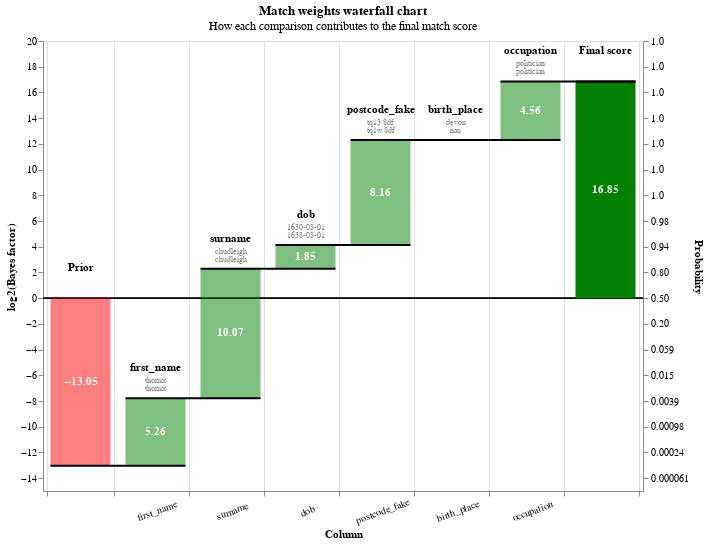

Notebook code for this chart:
### Markdown cell above
You can also view rows in this dataset as a waterfall chart as follows:

### Code cell
from splink.charts import waterfall_chart
records_to_plot = df_e.head(50).to_dict(orient="records")
linker.waterfall_chart(records_to_plot, filter_nulls=False)

### Figure 1 — Vega-Lite specification as saved in the notebook (floating-point values rounded to 4 significant figures)
{"$schema": "https://vega.github.io/schema/vega-lite/v5.2.0.json", "config": {"view": {"continuousHeight": 300, "continuousWidth": 400}}, "data": {"values": [{"bar_sort_order": 0, "bayes_factor": 0.0001183, "bayes_factor_description": null, "column_name": "Prior", "comparison_vector_value": null, "label_for_charts": "Starting match weight (prior)", "log2_bayes_factor": -13.05, "m_probability": null, "record_number": 0, "sql_condition": null, "term_frequency_adjustment": null, "u_probability": null, "value_l": "", "value_r": ""}, {"bar_sort_order": 1, "bayes_factor": 38.37, "bayes_factor_description": "If comparison level is `exact match` then comparison is 38.37 times more likely to be a match", "column_name": "first_name", "comparison_vector_value": 2, "label_for_charts": "Exact match", "log2_bayes_factor": 5.262, "m_probability": 0.5546, "record_number": 0, "sql_condition": "\"first_name_l\" = \"first_name_r\"", "term_frequency_adjustment": false, "u_probability": 0.01445, "value_l": "thomas", "value_r": "thomas"}, {"bar_sort_order": 2, "bayes_factor": 1075.0, "bayes_factor_description": "If comparison level is `exact match` then comparison is 1,074.80 times more likely to be a match", "column_name": "surname", "comparison_vector_value": 2, "label_for_charts": "Exact match", "log2_bayes_factor": 10.07, "m_probability": 0.7856, "record_number": 0, "sql_condition": "\"surname_l\" = \"surname_r\"", "term_frequency_adjustment": false, "u_probability": 0.0007309, "value_l": "chudleigh", "value_r": "chudleigh"}, {"bar_sort_order": 3, "bayes_factor": 3.608, "bayes_factor_description": "If comparison level is `levenstein <= 2` then comparison is 3.61 times more likely to be a match", "column_name": "dob", "comparison_vector_value": 1, "label_for_charts": "Levenstein <= 2", "log2_bayes_factor": 1.851, "m_probability": 0.375, "record_number": 0, "sql_condition": "levenshtein(\"dob_l\", \"dob_r\") <= 2", "term_frequency_adjustment": false, "u_probability": 0.1039, "value_l": "1630-08-01", "value_r": "1638-08-01"}, {"bar_sort_order": 4, "bayes_factor": 285.4, "bayes_factor_description": "If comparison level is `levenstein <= 2` then comparison is 285.37 times more likely to be a match", "column_name": "postcode_fake", "comparison_vector_value": 1, "label_for_charts": "Levenstein <= 2", "log2_bayes_factor": 8.157, "m_probability": 0.1428, "record_number": 0, "sql_condition": "levenshtein(\"postcode_fake_l\", \"postcode_fake_r\") <= 2", "term_frequency_adjustment": false, "u_probability": 0.0005005, "value_l": "tq13 8df", "value_r": "tq1w 8df"}, {"bar_sort_order": 5, "bayes_factor": 1, "bayes_factor_description": "If comparison level is `null` then comparison is 1.00 times more likely to be a match", "column_name": "birth_place", "comparison_vector_value": -1, "label_for_charts": "Null", "log2_bayes_factor": 0, "m_probability": null, "record_number": 0, "sql_condition": "\"birth_place_l\" IS NULL OR \"birth_place_r\" IS NULL", "term_frequency_adjustment": false, "u_probability": null, "value_l": "devon", "value_r": "nan"}, {"bar_sort_order": 6, "bayes_factor": 23.56, "bayes_factor_description": "If comparison level is `exact match` then comparison is 23.56 times more likely to be a match", "column_name": "occupation", "comparison_vector_value": 1, "label_for_charts": "Exact match", "log2_bayes_factor": 4.558, "m_probability": 0.9011, "record_number": 0, "sql_condition": "\"occupation_l\" = \"occupation_r\"", "term_frequency_adjustment": false, "u_probability": 0.03825, "value_l": "politician", "value_r": "politician"}, {"bar_sort_order": 7, "bayes_factor": 118400.0, "bayes_factor_description": null, "column_name": "Final score", "comparison_vector_value": null, "label_for_charts": "Final score", "log2_bayes_factor": 16.85, "m_probability": null, "record_number": 0, "sql_condition": null, "term_frequency_adjustment": null, "u_probability": null, "value_l": "", "value_r": ""}, {"bar_sort_order": 0, "bayes_factor": 0.0001183, "bayes_factor_description": null, "column_name": "Prior", "comparison_vector_value": null, "label_for_charts": "Starting match weight (prior)", "log2_bayes_factor": -13.05, "m_probability": null, "record_number": 1, "sql_condition": null, "term_frequency_adjustment": null, "u_probability": null, "value_l": "", "value_r": ""}, {"bar_sort_order": 1, "bayes_factor": 38.37, "bayes_factor_description": "If comparison level is `exact match` then comparison is 38.37 times more likely to be a match", "column_name": "first_name", "comparison_vector_value": 2, "label_for_charts": "Exact match", "log2_bayes_factor": 5.262, "m_probability": 0.5546, "record_number": 1, "sql_condition": "\"first_name_l\" = \"first_name_r\"", "term_frequency_adjustment": false, "u_probability": 0.01445, "value_l": "thomas", "value_r": "thomas"}, {"bar_sort_order": 2, "bayes_factor": 1075.0, "bayes_factor_description": "If comparison level is `exact match` then comparison is 1,074.80 times more likely to be a match", "column_name": "surname", "comparison_vector_value": 2, "label_for_charts": "Exact match", "log2_bayes_factor": 10.07, "m_probability": 0.7856, "record_number": 1, "sql_condition": "\"surname_l\" = \"surname_r\"", "term_frequency_adjustment": false, "u_probability": 0.0007309, "value_l": "chudleigh", "value_r": "chudleigh"}, {"bar_sort_order": 3, "bayes_factor": 1, "bayes_factor_description": "If comparison level is `null` then comparison is 1.00 times more likely to be a match", "column_name": "dob", "comparison_vector_value": -1, "label_for_charts": "Null", "log2_bayes_factor": 0, "m_probability": null, "record_number": 1, "sql_condition": "\"dob_l\" IS NULL OR \"dob_r\" IS NULL", "term_frequency_adjustment": false, "u_probability": null, "value_l": "nan", "value_r": "1638-08-01"}, {"bar_sort_order": 4, "bayes_factor": 0.1684, "bayes_factor_description": "If comparison level is `all other comparisons` then comparison is  5.94 times less likely to be a match", "column_name": "postcode_fake", "comparison_vector_value": 0, "label_for_charts": "All other comparisons", "log2_bayes_factor": -2.57, "m_probability": 0.1683, "record_number": 1, "sql_condition": "ELSE", "term_frequency_adjustment": false, "u_probability": 0.9994, "value_l": "tq13 8jr", "value_r": "tq1w 8df"}, {"bar_sort_order": 5, "bayes_factor": 1, "bayes_factor_description": "If comparison level is `null` then comparison is 1.00 times more likely to be a match", "column_name": "birth_place", "comparison_vector_value": -1, "label_for_charts": "Null", "log2_bayes_factor": 0, "m_probability": null, "record_number": 1, "sql_condition": "\"birth_place_l\" IS NULL OR \"birth_place_r\" IS NULL", "term_frequency_adjustment": false, "u_probability": null, "value_l": "devon", "value_r": "nan"}, {"bar_sort_order": 6, "bayes_factor": 23.56, "bayes_factor_description": "If comparison level is `exact match` then comparison is 23.56 times more likely to be a match", "column_name": "occupation", "comparison_vector_value": 1, "label_for_charts": "Exact match", "log2_bayes_factor": 4.558, "m_probability": 0.9011, "record_number": 1, "sql_condition": "\"occupation_l\" = \"occupation_r\"", "term_frequency_adjustment": false, "u_probability": 0.03825, "value_l": "politician", "value_r": "politician"}, {"bar_sort_order": 7, "bayes_factor": 19.36, "bayes_factor_description": null, "column_name": "Final score", "comparison_vector_value": null, "label_for_charts": "Final score", "log2_bayes_factor": 4.275, "m_probability": null, "record_number": 1, "sql_condition": null, "term_frequency_adjustment": null, "u_probability": null, "value_l": "", "value_r": ""}, {"bar_sort_order": 0, "bayes_factor": 0.0001183, "bayes_factor_description": null, "column_name": "Prior", "comparison_vector_value": null, "label_for_charts": "Starting match weight (prior)", "log2_bayes_factor": -13.05, "m_probability": null, "record_number": 2, "sql_condition": null, "term_frequency_adjustment": null, "u_probability": null, "value_l": "", "value_r": ""}, {"bar_sort_order": 1, "bayes_factor": 38.37, "bayes_factor_description": "If comparison level is `exact match` then comparison is 38.37 times more likely to be a match", "column_name": "first_name", "comparison_vector_value": 2, "label_for_charts": "Exact match", "log2_bayes_factor": 5.262, "m_probability": 0.5546, "record_number": 2, "sql_condition": "\"first_name_l\" = \"first_name_r\"", "term_frequency_adjustment": false, "u_probability": 0.01445, "value_l": "frank", "value_r": "frank"}, {"bar_sort_order": 2, "bayes_factor": 1075.0, "bayes_factor_description": "If comparison level is `exact match` then comparison is 1,074.80 times more likely to be a match", "column_name": "surname", "comparison_vector_value": 2, "label_for_charts": "Exact match", "log2_bayes_factor": 10.07, "m_probability": 0.7856, "record_number": 2, "sql_condition": "\"surname_l\" = \"surname_r\"", "term_frequency_adjustment": false, "u_probability": 0.0007309, "value_l": "brightman", "value_r": "brightman"}, {"bar_sort_order": 3, "bayes_factor": 270.6, "bayes_factor_description": "If comparison level is `exact match` then comparison is 270.63 times more likely to be a match", "column_name": "dob", "comparison_vector_value": 2, "label_for_charts": "Exact match", "log2_bayes_factor": 8.08, "m_probability": 0.6213, "record_number": 2, "sql_condition": "\"dob_l\" = \"dob_r\"", "term_frequency_adjustment": false, "u_probability": 0.002296, "value_l": "1856-06-18", "value_r": "1856-06-18"}, {"bar_sort_order": 4, "bayes_factor": 5329.0, "bayes_factor_description": "If comparison level is `exact match` then comparison is 5,328.62 times more likely to be a match", "column_name": "postcode_fake", "comparison_vector_value": 2, "label_for_charts": "Exact match", "log2_bayes_factor": 12.38, "m_probability": 0.6889, "record_number": 2, "sql_condition": "\"postcode_fake_l\" = \"postcode_fake_r\"", "term_frequency_adjustment": false, "u_probability": 0.0001293, "value_l": "bs2 0el", "value_r": "bs2 0el"}, {"bar_sort_order": 5, "bayes_factor": 0.156, "bayes_factor_description": "If comparison level is `all other comparisons` then comparison is  6.41 times less likely to be a match", "column_name": "birth_place", "comparison_vector_value": 0, "label_for_charts": "All other comparisons", "log2_bayes_factor": -2.68, "m_probability": 0.1553, "record_number": 2, "sql_condition": "ELSE", "term_frequency_adjustment": false, "u_probability": 0.9952, "value_l": "bristol", "value_r": "bristol, city of"}, {"bar_sort_order": 6, "bayes_factor": 23.56, "bayes_factor_description": "If comparison level is `exact match` then comparison is 23.56 times more likely to be a match", "column_name": "occupation", "comparison_vector_value": 1, "label_for_charts": "Exact match", "log2_bayes_factor": 4.558, "m_probability": 0.9011, "record_number": 2, "sql_condition": "\"occupation_l\" = \"occupation_r\"", "term_frequency_adjustment": false, "u_probability": 0.03825, "value_l": "liturgist", "value_r": "liturgist"}, {"bar_sort_order": 7, "bayes_factor": 25870000.0, "bayes_factor_description": null, "column_name": "Final score", "comparison_vector_value": null, "label_for_charts": "Final score", "log2_bayes_factor": 24.62, "m_probability": null, "record_number": 2, "sql_condition": null, "term_frequency_adjustment": null, "u_probability": null, "value_l": "", "value_r": ""}, {"bar_sort_order": 0, "bayes_factor": 0.0001183, "bayes_factor_description": null, "column_name": "Prior", "comparison_vector_value": null, "label_for_charts": "Starting match weight (prior)", "log2_bayes_factor": -13.05, "m_probability": null, "record_number": 3, "sql_condition": null, "term_frequency_adjustment": null, "u_probability": null, "value_l": "", "value_r": ""}, {"bar_sort_order": 1, "bayes_factor": 38.37, "bayes_factor_description": "If comparison level is `exact match` then comparison is 38.37 times more likely to be a match", "column_name": "first_name", "comparison_vector_value": 2, "label_for_charts": "Exact match", "log2_bayes_factor": 5.262, "m_probability": 0.5546, "record_number": 3, "sql_condition": "\"first_name_l\" = \"first_name_r\"", "term_frequency_adjustment": false, "u_probability": 0.01445, "value_l": "frank", "value_r": "frank"}, {"bar_sort_order": 2, "bayes_factor": 1075.0, "bayes_factor_description": "If comparison level is `exact match` then comparison is 1,074.80 times more likely to be a match", "column_name": "surname", "comparison_vector_value": 2, "label_for_charts": "Exact match", "log2_bayes_factor": 10.07, "m_probability": 0.7856, "record_number": 3, "sql_condition": "\"surname_l\" = \"surname_r\"", "term_frequency_adjustment": false, "u_probability": 0.0007309, "value_l": "brightman", "value_r": "brightman"}, {"bar_sort_order": 3, "bayes_factor": 270.6, "bayes_factor_description": "If comparison level is `exact match` then comparison is 270.63 times more likely to be a match", "column_name": "dob", "comparison_vector_value": 2, "label_for_charts": "Exact match", "log2_bayes_factor": 8.08, "m_probability": 0.6213, "record_number": 3, "sql_condition": "\"dob_l\" = \"dob_r\"", "term_frequency_adjustment": false, "u_probability": 0.002296, "value_l": "1856-06-18", "value_r": "1856-06-18"}, {"bar_sort_order": 4, "bayes_factor": 5329.0, "bayes_factor_description": "If comparison level is `exact match` then comparison is 5,328.62 times more likely to be a match", "column_name": "postcode_fake", "comparison_vector_value": 2, "label_for_charts": "Exact match", "log2_bayes_factor": 12.38, "m_probability": 0.6889, "record_number": 3, "sql_condition": "\"postcode_fake_l\" = \"postcode_fake_r\"", "term_frequency_adjustment": false, "u_probability": 0.0001293, "value_l": "bs2 0el", "value_r": "bs2 0el"}, {"bar_sort_order": 5, "bayes_factor": 0.156, "bayes_factor_description": "If comparison level is `all other comparisons` then comparison is  6.41 times less likely to be a match", "column_name": "birth_place", "comparison_vector_value": 0, "label_for_charts": "All other comparisons", "log2_bayes_factor": -2.68, "m_probability": 0.1553, "record_number": 3, "sql_condition": "ELSE", "term_frequency_adjustment": false, "u_probability": 0.9952, "value_l": "bristol", "value_r": "bristol, city of"}, {"bar_sort_order": 6, "bayes_factor": 23.56, "bayes_factor_description": "If comparison level is `exact match` then comparison is 23.56 times more likely to be a match", "column_name": "occupation", "comparison_vector_value": 1, "label_for_charts": "Exact match", "log2_bayes_factor": 4.558, "m_probability": 0.9011, "record_number": 3, "sql_condition": "\"occupation_l\" = \"occupation_r\"", "term_frequency_adjustment": false, "u_probability": 0.03825, "value_l": "liturgist", "value_r": "liturgist"}, {"bar_sort_order": 7, "bayes_factor": 25870000.0, "bayes_factor_description": null, "column_name": "Final score", "comparison_vector_value": null, "label_for_charts": "Final score", "log2_bayes_factor": 24.62, "m_probability": null, "record_number": 3, "sql_condition": null, "term_frequency_adjustment": null, "u_probability": null, "value_l": "", "value_r": ""}, {"bar_sort_order": 0, "bayes_factor": 0.0001183, "bayes_factor_description": null, "column_name": "Prior", "comparison_vector_value": null, "label_for_charts": "Starting match weight (prior)", "log2_bayes_factor": -13.05, "m_probability": null, "record_number": 4, "sql_condition": null, "term_frequency_adjustment": null, "u_probability": null, "value_l": "", "value_r": ""}, {"bar_sort_order": 1, "bayes_factor": 38.37, "bayes_factor_description": "If comparison level is `exact match` then comparison is 38.37 times more likely to be a match", "column_name": "first_name", "comparison_vector_value": 2, "label_for_charts": "Exact match", "log2_bayes_factor": 5.262, "m_probability": 0.5546, "record_number": 4, "sql_condition": "\"first_name_l\" = \"first_name_r\"", "term_frequency_adjustment": false, "u_probability": 0.01445, "value_l": "francis", "value_r": "francis"}, {"bar_sort_order": 2, "bayes_factor": 1075.0, "bayes_factor_description": "If comparison level is `exact match` then comparison is 1,074.80 times more likely to be a match", "column_name": "surname", "comparison_vector_value": 2, "label_for_charts": "Exact match", "log2_bayes_factor": 10.07, "m_probability": 0.7856, "record_number": 4, "sql_condition": "\"surname_l\" = \"surname_r\"", "term_frequency_adjustment": false, "u_probability": 0.0007309, "value_l": "brightman", "value_r": "brightman"}, {"bar_sort_order": 3, "bayes_factor": 3.608, "bayes_factor_description": "If comparison level is `levenstein <= 2` then comparison is 3.61 times more likely to be a match", "column_name": "dob", "comparison_vector_value": 1, "label_for_charts": "Levenstein <= 2", "log2_bayes_factor": 1.851, "m_probability": 0.375, "record_number": 4, "sql_condition": "levenshtein(\"dob_l\", \"dob_r\") <= 2", "term_frequency_adjustment": false, "u_probability": 0.1039, "value_l": "1856-06-18", "value_r": "1856-86-18"}, {"bar_sort_order": 4, "bayes_factor": 0.1684, "bayes_factor_description": "If comparison level is `all other comparisons` then comparison is  5.94 times less likely to be a match", "column_name": "postcode_fake", "comparison_vector_value": 0, "label_for_charts": "All other comparisons", "log2_bayes_factor": -2.57, "m_probability": 0.1683, "record_number": 4, "sql_condition": "ELSE", "term_frequency_adjustment": false, "u_probability": 0.9994, "value_l": "bs2 0el", "value_r": "cf83 4jg"}, {"bar_sort_order": 5, "bayes_factor": 1, "bayes_factor_description": "If comparison level is `null` then comparison is 1.00 times more likely to be a match", "column_name": "birth_place", "comparison_vector_value": -1, "label_for_charts": "Null", "log2_bayes_factor": 0, "m_probability": null, "record_number": 4, "sql_condition": "\"birth_place_l\" IS NULL OR \"birth_place_r\" IS NULL", "term_frequency_adjustment": false, "u_probability": null, "value_l": "nan", "value_r": "bristol, city of"}, {"bar_sort_order": 6, "bayes_factor": 23.56, "bayes_factor_description": "If comparison level is `exact match` then comparison is 23.56 times more likely to be a match", "column_name": "occupation", "comparison_vector_value": 1, "label_for_charts": "Exact match", "log2_bayes_factor": 4.558, "m_probability": 0.9011, "record_number": 4, "sql_condition": "\"occupation_l\" = \"occupation_r\"", "term_frequency_adjustment": false, "u_probability": 0.03825, "value_l": "liturgist", "value_r": "liturgist"}, {"bar_sort_order": 7, "bayes_factor": 69.84, "bayes_factor_description": null, "column_name": "Final score", "comparison_vector_value": null, "label_for_charts": "Final score", "log2_bayes_factor": 6.126, "m_probability": null, "record_number": 4, "sql_condition": null, "term_frequency_adjustment": null, "u_probability": null, "value_l": "", "value_r": ""}]}, "height": 450, "layer": [{"layer": [{"encoding": {"color": {"value": "black"}, "size": {"value": 0.5}, "y": {"field": "zero", "type": "quantitative"}}, "mark": "rule"}, {"encoding": {"color": {"condition": {"test": "(datum.log2_bayes_factor < 0)", "value": "red"}, "value": "green"}, "opacity": {"condition": {"test": "datum.column_name == 'Prior match weight' || datum.column_name == 'Final score'", "value": 1}, "value": 0.5}, "tooltip": [{"field": "column_name", "title": "Comparison column", "type": "nominal"}, {"field": "value_l", "title": "Value (L)", "type": "nominal"}, {"field": "value_r", "title": "Value (R)", "type": "nominal"}, {"field": "label_for_charts", "title": "Label", "type": "ordinal"}, {"field": "sql_condition", "title": "SQL condition", "type": "nominal"}, {"field": "comparison_vector_value", "title": "Comparison vector value", "type": "nominal"}, {"field": "bayes_factor", "format": ",.4f", "title": "Bayes factor = m/u", "type": "quantitative"}, {"field": "log2_bayes_factor", "format": ",.4f", "title": "Match weight = log2(m/u)", "type": "quantitative"}, {"field": "prob", "format": ".4f", "title": "Adjusted match score", "type": "quantitative"}, {"field": "bayes_factor_description", "title": "Match weight description", "type": "nominal"}], "x": {"axis": {"grid": true, "labelAlign": "center", "labelAngle": -20, "labelExpr": "datum.value == 'Prior' || datum.value == 'Final score' ? '' : datum.value", "labelPadding": 10, "tickBand": "extent", "title": "Column"}, "field": "column_name", "sort": {"field": "bar_sort_order", "order": "ascending"}, "type": "nominal"}, "y": {"axis": {"grid": false, "orient": "left", "title": "log2(Bayes factor)"}, "field": "previous_sum", "type": "quantitative"}, "y2": {"field": "sum"}}, "mark": {"type": "bar", "width": 60}}, {"encoding": {"color": {"value": "white"}, "text": {"condition": {"field": "log2_bayes_factor", "format": ".2f", "test": "abs(datum.log2_bayes_factor) > 1", "type": "nominal"}, "value": ""}, "x": {"axis": {"labelAngle": 0, "title": "Column"}, "field": "column_name", "sort": {"field": "bar_sort_order", "order": "ascending"}, "type": "nominal"}, "y": {"axis": {"orient": "left"}, "field": "center", "type": "quantitative"}}, "mark": {"fontWeight": "bold", "type": "text"}}, {"encoding": {"color": {"value": "black"}, "text": {"field": "column_name", "type": "nominal"}, "x": {"axis": {"labelAngle": 0, "title": "Column"}, "field": "column_name", "sort": {"field": "bar_sort_order", "order": "ascending"}, "type": "nominal"}, "y": {"field": "sum_top", "type": "quantitative"}}, "mark": {"baseline": "bottom", "dy": -25, "fontWeight": "bold", "type": "text"}}, {"encoding": {"color": {"value": "grey"}, "text": {"field": "value_l", "type": "nominal"}, "x": {"axis": {"labelAngle": 0, "title": "Column"}, "field": "column_name", "sort": {"field": "bar_sort_order", "order": "ascending"}, "type": "nominal"}, "y": {"field": "sum_top", "type": "quantitative"}}, "mark": {"baseline": "bottom", "dy": -13, "fontSize": 8, "type": "text"}}, {"encoding": {"color": {"value": "grey"}, "text": {"field": "value_r", "type": "nominal"}, "x": {"axis": {"labelAngle": 0, "title": "Column"}, "field": "column_name", "sort": {"field": "bar_sort_order", "order": "ascending"}, "type": "nominal"}, "y": {"field": "sum_top", "type": "quantitative"}}, "mark": {"baseline": "bottom", "dy": -5, "fontSize": 8, "type": "text"}}]}, {"encoding": {"x": {"axis": {"labelAngle": 0, "title": "Column"}, "field": "column_name", "sort": {"field": "bar_sort_order", "order": "ascending"}, "type": "nominal"}, "x2": {"field": "lead"}, "y": {"axis": {"labelExpr": "format(1 / (1 + pow(2, -1*datum.value)), '.2r')", "orient": "right", "title": "Probability"}, "field": "sum", "scale": {"zero": false}, "type": "quantitative"}}, "mark": {"color": "black", "strokeWidth": 2, "type": "rule", "x2Offset": 30, "xOffset": -30}}], "params": [{"bind": {"input": "range", "max": 4, "min": 0, "step": 1}, "description": "Filter by the interation number", "name": "record_number", "value": 0}], "resolve": {"axis": {"y": "independent"}}, "title": {"subtitle": "How each comparison contributes to the final match score", "text": "Match weights waterfall chart"}, "transform": [{"filter": "(datum.record_number == record_number)"}, {"frame": [null, 0], "window": [{"as": "sum", "field": "log2_bayes_factor", "op": "sum"}, {"as": "lead", "field": "column_name", "op": "lead"}]}, {"as": "sum", "calculate": "datum.column_name === \"Final score\" ? datum.sum - datum.log2_bayes_factor : datum.sum"}, {"as": "lead", "calculate": "datum.lead === null ? datum.column_name : datum.lead"}, {"as": "previous_sum", "calculate": "datum.column_name === \"Final score\" || datum.column_name === \"Prior match weight\" ? 0 : datum.sum - datum.log2_bayes_factor"}, {"as": "top_label", "calculate": "datum.sum > datum.previous_sum ? datum.column_name : \"\""}, {"as": "bottom_label", "calculate": "datum.sum < datum.previous_sum ? datum.column_name : \"\""}, {"as": "sum_top", "calculate": "datum.sum > datum.previous_sum ? datum.sum : datum.previous_sum"}, {"as": "sum_bottom", "calculate": "datum.sum < datum.previous_sum ? datum.sum : datum.previous_sum"}, {"as": "center", "calculate": "(datum.sum + datum.previous_sum) / 2"}, {"as": "text_log2_bayes_factor", "calculate": "(datum.log2_bayes_factor > 0 ? \"+\" : \"\") + datum.log2_bayes_factor"}, {"as": "dy", "calculate": "datum.sum < datum.previous_sum ? 4 : -4"}, {"as": "baseline", "calculate": "datum.sum < datum.previous_sum ? \"top\" : \"bottom\""}, {"as": "prob", "calculate": "1. / (1 + pow(2, -1.*datum.sum))"}, {"as": "zero", "calculate": "0*datum.sum"}], "width": {"step": 75}}
